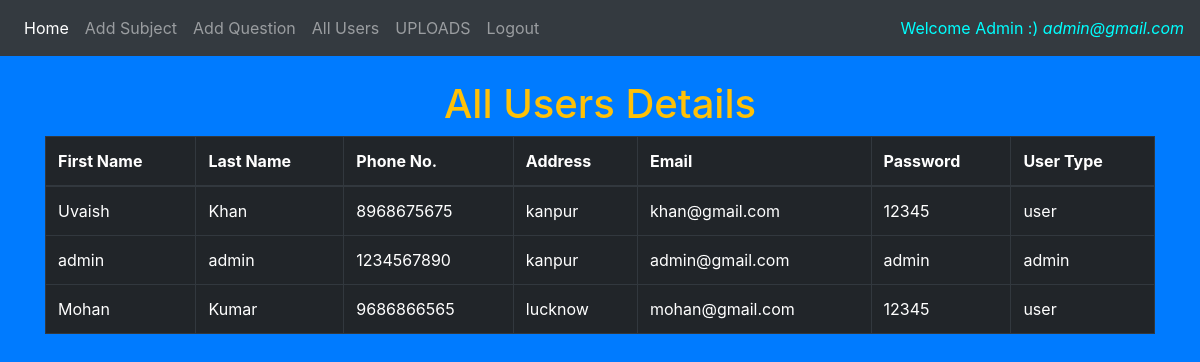
Page /admin/userDetails.php (signed in) on the committed database.
### tables this page shows
CREATE TABLE `tbl_signup` (
  `id` int(10) NOT NULL,
  `fname` varchar(50) NOT NULL,
  `lname` varchar(50) NOT NULL,
  `phone` varchar(50) NOT NULL,
  `address` varchar(100) NOT NULL,
  `email` varchar(100) NOT NULL,
  `password` varchar(100) NOT NULL,
  `type` varchar(50) DEFAULT NULL
);

### admin/userDetails.php (the view, shortened to what this page needs)
<?php include "../db_connection.php";
?>
<!DOCTYPE html>
<html lang="en">
<head>
    <link href="../css/bootstrap.min.css" rel="stylesheet">
</head>
<body class="bg-primary text-light">
    <nav class="navbar navbar-expand-lg navbar-dark bg-dark">
        <div class="collapse navbar-collapse" id="navbarColor01">
            <ul class="navbar-nav mr-auto">
                <li class="nav-item active">
                    <a class="nav-link" href="../index.php">Home <span class="sr-only">(current)</span></a>
                </li>
                <li class="nav-item">
                    <a class="nav-link" href="addSubject.php">Add Subject</a>
                </li>
                <li class="nav-item">
                    <a class="nav-link" href="addQuestions.php">Add Question</a>
                </li>
                <li class="nav-item">
                    <a class="nav-link" href="userDetails.php">All Users</a>
                </li><li class="nav-item">
                    <a class="nav-link" href="userUploads.php">UPLOADS</a>
                </li>
                <li class="nav-item">
                    <a class="nav-link" href="logoutpage.php">Logout</a>
                </li>
            </ul>
            <p class="my-2 my-lg-0" style="color:aqua">Welcome Admin :)
                <i> <?php echo $_SESSION['admin'] ?></i>
            </p>
        </div>
    </nav>
    <br>
    <div class="container">
        <h1 class="text-center text-warning">All Users Details</h1>
        <table class="table table-bordered table-dark">
            <thead>
                <tr>
                    <th>First Name</th>
                    <th>Last Name</th>
                    <th>Phone No.</th>
                    <th>Address</th>
                    <th>Email</th>
                    <th>Password</th>
                    <th>User Type</th>
                </tr>
            </thead>
            <tbody>
                <?php
                $obj = mysqli_query($conn, "select * from tbl_signup");
                while ($data = mysqli_fetch_array($obj)) {
                ?>
                <tr>
                    <td><?php echo $data['fname']; ?></td>
                    <td><?php echo $data['lname']; ?></td>
                    <td><?php echo $data['phone']; ?></td>
                    <td><?php echo $data['address']; ?></td>
                    <td><?php echo $data['email']; ?></td>
                    <td><?php echo $data['password']; ?></td>
                    <td><?php echo $data['type']; ?></td>
                </tr>
                <?php
                }
                ?>
            </tbody>
        </table>
    </div>
</body>
</html>

### rows in the picture
tbl_signup: fname "Uvaish", lname "Khan", phone "8968675675", address "kanpur", email "khan@gmail.com", password "12345", type "user"
tbl_signup: fname "admin", lname "admin", phone "1234567890", address "kanpur", email "admin@gmail.com", password "admin", type "admin"
tbl_signup: fname "Mohan", lname "Kumar", phone "9686866565", address "lucknow", email "mohan@gmail.com", password "12345", type "user"

### other values in the picture
$_SESSION['admin'] "admin@gmail.com"
